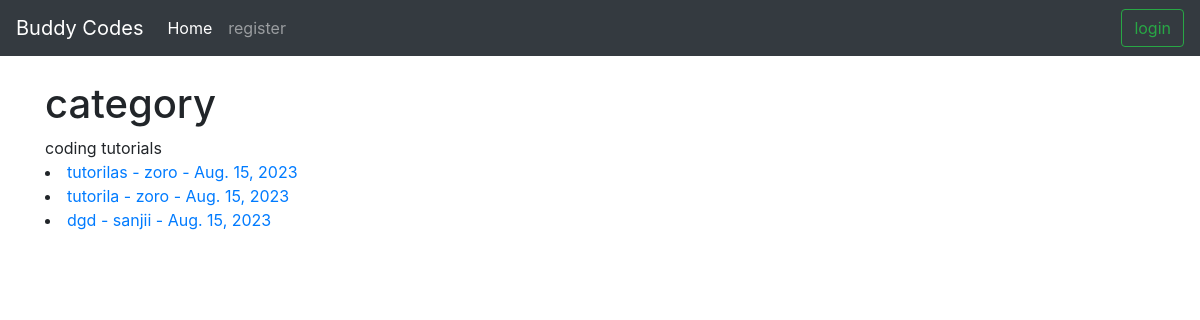
The page /category/coding tutorials on the database its author committed.
### CODE_APP/models.py (models this page shows, shortened)
class Post(models.Model):
    title = models.CharField(max_length=255)
    author = models.ForeignKey(User, on_delete=models.CASCADE)
    body = RichTextField(blank=True,null=True)
    post_date = models.DateField(auto_now_add=True)
    category = models.CharField( max_length=200,default='general')

### CODE_APP/views.py (the view)
# urls.py: path('category/<str:cats>',CategoryView,name="category"),
def CategoryView(request,cats):
    category_posts = Post.objects.filter(category=cats.replace('-',' '))
    return render(request,'categories.html',{'cats':cats, 'category_posts':category_posts})

### CODE_APP/templates/categories.html (shortened to what this page needs)
{% extends 'base.html' %}
{% block content %}
{% if category_posts  %}
<h1> category </h1>
{{ cats }}
       {% for post in category_posts %}
       <li>
        <a href= "{% url 'article_detail' post.pk %}" > {{ post.title }} - {{ post.author }} - {{ post.post_date }}  <br>
       </li>
       {% endfor %}
{% else %}
       <h1> 404! </h1>
{% endif %}
{% endblock content %}

### rows shown on the page
Post: title "tutorilas", author "zoro", post_date "Aug. 15, 2023"
Post: title "tutorila", author "zoro", post_date "Aug. 15, 2023"
Post: title "dgd", author "sanjii", post_date "Aug. 15, 2023"

### other values the page prints
{{ cats }} "coding tutorials"
